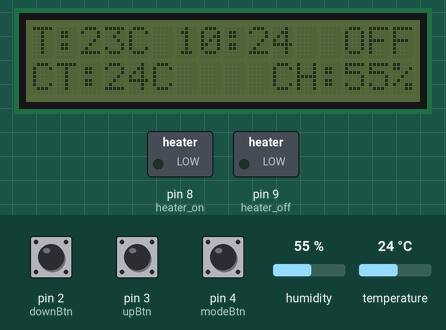
This sketch was run on a simulated Arduino Uno, built with avr-gcc and run on an emulated ATmega328P. Shown: 16×2 character LCD, switched loads named in the sketch (green lamp = pin HIGH). Dashed ring = blinking. Inputs (shaded band) come from the test bench; at power-on: pin 4 (modeBtn) LOW, pin 2 (downBtn) LOW, pin 3 (upBtn) LOW, humidity 55 %, temperature 24 °C. The local clock reads 2024-03-15 10:24:30 at power-on unless the sketch sets it.

Above: at 1.2 s.
1.3 s: pin 4 (modeBtn) pulled HIGH for 3.2 s
At 5.4 s:
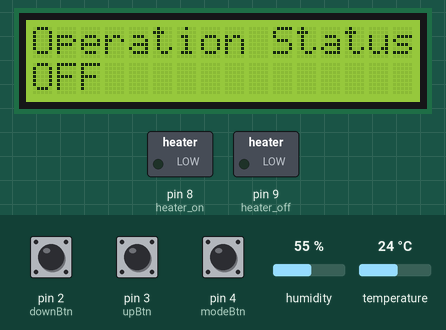
6.0 s: pin 2 (downBtn) pulled HIGH for 1 s
At 6.2 s:
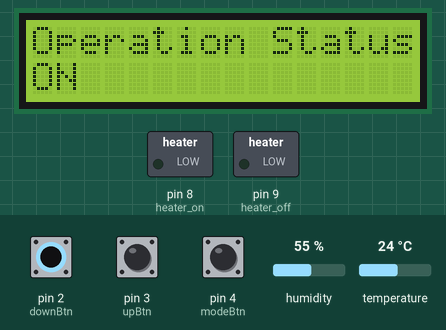
8.5 s: pin 2 (downBtn) pulled HIGH for 0.2 s
10.2 s: pin 2 (downBtn) pulled HIGH for 3.2 s
At 10.42 s:
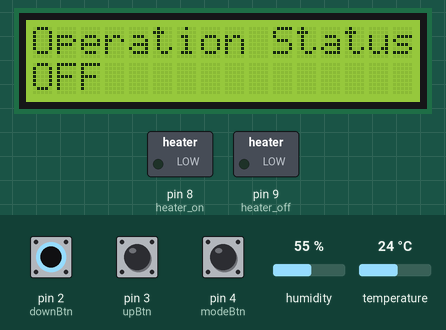
14.9 s: pin 3 (upBtn) pulled HIGH for 1 s
17.4 s: pin 3 (upBtn) driven HIGH and pin 4 (modeBtn) driven HIGH
At 18.13 s:
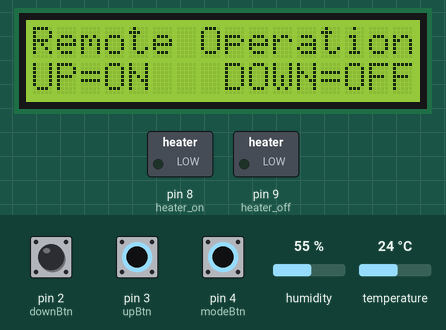
Timing chart, 0 to 21.4 s (numbered marks = the images above; inputs shaded):
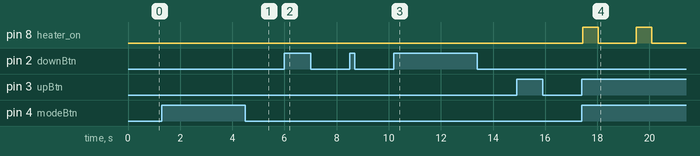

The sketch:

room-temp-boost.ino
```cpp
// (licence header left out)
// include the library code:
#include <ShiftLCD.h>
#include "DHT.h"
#include <Wire.h>
#include "RTClib.h"
#include <EEPROM.h> //memory library

#define DHTPIN 10     // what pin we're connected to
#define DHTTYPE DHT22
#define MENU_ROLLOVER    10

// initialize the library with the numbers of the interface pins
ShiftLCD lcd(7, 5, 6);
DHT dht(DHTPIN, DHTTYPE);

/* real time clock variables */
RTC_DS1307 RTC; //clock object
DateTime now;
DateTime b_now;
DateTime t_now;
DateTime saved_time; //saving time at start of each new temp cycle
DateTime time_diff; //get diff b/w saved and current time - for calculating minute markers
DateTime now1;
int the_num_diff; //gets diff as int for testing against operator
int previous_min;
int previous_day;

/* button pins */
int modeBtn = 4;
int upBtn = 3;
int downBtn = 2;

/* remote pins */
int heater_on = 8; //remote on button via opto
int heater_off = 9; //remote off button via opto
int remote_delay = 600;

/* temperature variables */
int delay_minutes = 10; //set number of minutes for cycle
int cycle_count = 0;
int minute_counter = 0; //for counting minutes passed
int minute_mode = 0; //ensures only one cycle at the minute mark is used - fast cycles means multiple readings qualify for mod 60 test
int std_temp = 23; //base temperature
int light_on_time = 10000;

/* room measurement variables */
int current_temp = 0; //get current temp
int current_humidity = 0;
int accum_temp = 0; //accumulate temp samples for each defined cycle
int average_temp; //aveerage temp for each cycle
int temp_threshold;
int compare_temp;

/* set boost variables */
int boost_hour = 3;
int boost_minute = 30;
int boost_temp = 25;
int boost_rst_hour = 7;
int boost_rst_minute = 15;
boolean boost_switch = false; //test for determining if in boost heating period - default is false or off

/* menu variables */
int menu_mode = 1;
int saved_menu_mode;
int button_return_val;

/* general variables */
int eeprom_pos = 0;
int on_off_status = 2; //var for status of the whole unit i.e. monitoring or not
char save_status_state; //save state for current unit status
int switch_status = 0;
int sleep_mode = 1;

/* backlight variables */
int backlightMode = 0;
DateTime lightTime;
int lightSeconds = 30;

/**************************************************************************************************************************************/

void setup() {
  // set up the LCD's number of rows and columns:
  lcd.begin(16, 2);
  // Print a message to the LCD.
  pinMode(modeBtn, INPUT);
  pinMode(upBtn, INPUT);
  pinMode(downBtn, INPUT);
  pinMode(heater_on, OUTPUT);
  pinMode(heater_off, OUTPUT);
  dht.begin();
  Wire.begin();
  RTC.begin();
  //RTC.adjust(DateTime(__DATE__, __TIME__));
  current_temp = take_temperature();
  current_humidity = get_humidity();
  check_if_boost_time();
  compare_temp = (boost_switch) ? boost_temp : std_temp;

  //if(boost_switch == true) { //if in boost time period
    //compare_temp = boost_temp;
  //} else { //std time period
    //compare_temp = std_temp;
  //} //end if
}


/**************************************************************************************************************************************/

void loop() {

  //////////////////////////////////////////////////////////////////////////

  /* get current time */
  now = RTC.now();

  //////////////////////////////////////////////////////////////////////////

  /* if user presses menu button increment menu mode counter to update display */
  if(digitalRead(modeBtn) == HIGH) { //if menu change button pressed
    menu_mode++; //increment menu tracker
    backlight_init();
    if(menu_mode == MENU_ROLLOVER) { //if top menu int exceeded then reset to 1
       menu_mode = 1;
    } //end if
  } //end if
  //check
  //////////////////////////////////////////////////////////////////////////

  /* read any user input and process */
  button_return_val = register_button_press(); //check for btn press
  //check
  //////////////////////////////////////////////////////////////////////////

  /* if the up or down button have been press then action input */
  if(button_return_val != 0)  user_input_actions(button_return_val); //process user input

  //////////////////////////////////////////////////////////////////////////

  /* if menu has changed or btn has been pressed, update display */
  if((menu_mode != saved_menu_mode) || (button_return_val != 0)) render_display();

  //////////////////////////////////////////////////////////////////////////

  //arbitrary reset number to stop eventual int overflow
  if(on_off_status == 10) on_off_status = 2;

  //////////////////////////////////////////////////////////////////////////

  //start cycle and work out time elapsed
  if(cycle_count == 0) saved_time = now; //time variable for start of each monitoring cycle

  cycle_count++;

  /* calculate time elapsed */
  time_diff = now.unixtime() - saved_time.unixtime(); //how much time has elapsed in cycle
  the_num_diff = time_diff.second(); //get number of seconds passed

  //////////////////////////////////////////////////////////////////////////

  //at the end of each minute irrespective of operation status
  if(the_num_diff%60 == 0) { //a minute has elapsed
    minute_mode++;
  } else {
    minute_mode = 0;
  } //end if

  //just want to capture one temp sample per minute -> stops multiple samples taken across multiple clock cycles
  if(minute_mode == 1) {
     minute_counter++; //keep track of elapsed minutes
     current_temp = take_temperature(); //get temp sample every minute
     current_humidity = get_humidity();
     if(menu_mode == 1) {
       update_temp(); //update main menu if active with current temperature and humidity
     } //end if
     accum_temp += current_temp; //accumulate readings for cycle
   } //end if

   //////////////////////////////////////////////////////////////////////////

  //at the end of each cycle
  if(minute_counter == delay_minutes) {
    cycle_count = 0;
    minute_counter = 0;
    if(on_off_status%2 != 0) {
      average_temp = accum_temp/delay_minutes; //get average temp for cycle

      check_if_boost_time(); //check if in boost temperature time periodr

      if(boost_switch == true) { //if in boost time period
        compare_temp = boost_temp;
      } else { //std time period
        compare_temp = std_temp;
      } //end if

      if(average_temp < compare_temp) {
        turn_heater_on();
      } else {
        turn_heater_off();
      } //end if

      accum_temp = 0;
      update_temp();
    } //end if
  } //end if

  saved_menu_mode = menu_mode;
  backlight_decision();

  delay(150);

   //////////////////////////////////////////////////////////////////////////

} //end loop


/**************************************************************************************************************************************/

/******************************************************/
/* menu functions                                     */
/******************************************************/

//render lcd display

void render_display() {

  lcd.clear();
  switch(menu_mode) {

    case 1: //main menu -> current time | current temp | current status
      rendaer_main_menu(); //external function as it is called by two separate functions
      break;

    case 2: //set temp
      lcd.setCursor(0, 0);
      lcd.print("Set Temperature");
      lcd.setCursor(0, 1);
      lcd.print(std_temp);
      lcd.print(" C");
      break;

    case 3: //manual status
      lcd.setCursor(0, 0);
      lcd.print("Operation Status");
      lcd.setCursor(0, 1);
      if(on_off_status%2 == 0) {
        lcd.print("OFF");
      } else {
        lcd.print("ON ");
      } //end if
      break;

    case 4: //remote function
      lcd.setCursor(0, 0);
      lcd.print("Remote Operation");
      lcd.setCursor(0, 1);
      lcd.print("UP=ON   DOWN=OFF");
      break;

    case 5: //set delay
      lcd.setCursor(0, 0);
      lcd.print("Set Period");
      lcd.setCursor(0, 1);
      lcd.print(delay_minutes);
      lcd.print(" min");
      break;

    case 6: //set backlight time
      lcd.setCursor(0, 0);
      lcd.print("Set Light Time");
      lcd.setCursor(0, 1);
      lcd.print(lightSeconds);
      lcd.print(" sec");
      break;

    case 7: //boost temperature
      lcd.setCursor(0, 0);
      lcd.print("Set Boost Temp");
      lcd.setCursor(0, 1);
      lcd.print(boost_temp);
      lcd.print(" C");
      break;

    case 8: //boost time
      lcd.setCursor(0, 0);
      lcd.print("Set Boost Time");
      lcd.setCursor(0, 1);
      lcd.print(boost_hour);
      lcd.print(":");
      if(boost_minute<10) {
        lcd.print("0");
        lcd.print(boost_minute);
      } else {
        lcd.print(boost_minute);
      } //end if

      break;

    case 9: //boost reset time
      lcd.setCursor(0, 0);
      lcd.print("Boost Rst Time");
      lcd.setCursor(0, 1);
      lcd.print(boost_rst_hour);
      lcd.print(":");
      if(boost_rst_minute<10) {
        lcd.print("0");
        lcd.print(boost_rst_minute);
      } else {
        lcd.print(boost_rst_minute);
      } //end if

      break;

    default: break;

  } //end switch

} //end function


void rendaer_main_menu() {
  //output time
      lcd.setCursor(0, 0);
      lcd.print("T:");
      if(boost_switch == true) { //if in boost time period
        compare_temp = boost_temp;
      } else { //std time period
        compare_temp = std_temp;
      } //end if
      lcd.print(compare_temp);
      lcd.print("C");
      //lcd.print(the_num_diff);

      t_now = RTC.now();
      lcd.print(" " );
      lcd.print(t_now.hour());
      lcd.print(":");
      if(t_now.minute()<10) {
        lcd.print("0");
        lcd.print(t_now.minute());
      } else {
        lcd.print(t_now.minute());
      }


      //output temp
      lcd.setCursor(0, 1);
      lcd.print("CT:");
      lcd.print(current_temp);
      //lcd.print(accum_temp);
      lcd.print("C");

      //output humidity
      lcd.setCursor(10, 1);
      lcd.print("CH:");
      lcd.print(current_humidity);
      lcd.print("%");

      //output status
      lcd.setCursor(13, 0);
      if(switch_status == 0) {
        lcd.print("OFF");
      } else {
        lcd.print("ON ");
      } //end if
} //end function

/******************************************************/
/* user panel functions                               */
/******************************************************/

//determine if and which button has been pressed by the user
int register_button_press() {
  if(digitalRead(upBtn) == HIGH) {
    return 1;
  } else if(digitalRead(downBtn) == HIGH) {
    return 2;
  } else {
    return 0;
  } //end if
} //end function


//action any user button press(es)
void user_input_actions(int button_num) {

  switch(menu_mode) {

    case 1: //main menu -> current time | current temp | current status
      //nothing to action on the main menu regarding up and down button
      break;

    case 2: //set temp
      if(button_num == 1) { //up btn
        std_temp += 1;
      } //end if

      if(button_num == 2) { //down btn
        std_temp -= 1;
        if(std_temp == -1) {
          std_temp = 0;
        } //end if
      } //end if
      break;

    case 3: //manual status
      if((button_num == 1) || (button_num == 2)) { //up or down btn
        on_off_status += 1;
      } //end if
      break;

    case 4: //remote function
      if(button_num == 1) { //up btn
        turn_heater_on();
      } //end if

      if(button_num == 2) { //down btn
        turn_heater_off();
      } //end if
      break;

    case 5: //set delay
      if(button_num == 1) { //up btn
        delay_minutes++;
      } //end if

      if(button_num == 2) { //down btn
        delay_minutes--;
        if(delay_minutes == 0) {
          delay_minutes = 1; //set 1 minute minimum
        } //end if
      } //end if
      break;

    case 6: //set backlight
      if(button_num == 1) {
        lightSeconds++;
      } //end if

      if(button_num == 2) {
        lightSeconds--;
        if(lightSeconds == -1) {
          lightSeconds = 0;
        } //end if
      } //end if
      break;

    case 7: //set boost temp
      if(button_num == 1) { //up btn
        boost_temp++;
      } //end if

      if(button_num == 2) { //down btn
        boost_temp--;
        if(boost_temp <= 0) { //reset if set below zero
          boost_temp = 1; //set 1 minute minimum
        } //end if
      } //end if
      break;

    case 8: //set boost time
      if(button_num == 1) { //up btn
        boost_minute+=5;
        if(boost_minute >= 60) {
          boost_hour++;
          boost_minute=0;
        } //end if
        if(boost_hour==24) {
          boost_hour=0;
        } //end if
      } //end if

      if(button_num == 2) { //down btn
        boost_minute-=5;
        if(boost_minute < 0) {
          boost_minute=55;
          boost_hour--;
        } //end if
        if(boost_hour<0) {
          boost_hour=23;
        } //end if
      } //end if
      break;

      case 9: //set boost reset time
      if(button_num == 1) { //up btn
        boost_rst_minute+=5;
        if(boost_rst_minute >= 60) {
          boost_rst_hour++;
          boost_rst_minute=0;
        } //end if
        if(boost_rst_hour==24) {
          boost_rst_hour=0;
        } //end if
      } //end if

      if(button_num == 2) { //down btn
        boost_rst_minute-=5;
        if(boost_rst_minute < 0) {
          boost_rst_minute=45;
          boost_rst_hour--;
        } //end if
        if(boost_rst_hour<0) {
          boost_rst_hour=23;
        } //end if
      } //end if
      break;

    default: break;

  } //end switch

} //end function

/****************************************************/
/* room climate functions */
/****************************************************/

//function to take temp reading and return celsius value
float take_temperature() {
  float t = dht.readTemperature();
  return t;
} //end function

float get_humidity() {
  float h = dht.readHumidity();
  return h;
} //end function


/****************************************************/
/* remote control functions */
/****************************************************/

//function to activate on button on the remote control
void turn_heater_on() {
  digitalWrite(heater_on, HIGH);
  delay(remote_delay);
  digitalWrite(heater_on, LOW);
  switch_status = 1;
} //end function

//function to activate the off button on the remote control
void turn_heater_off() {
  digitalWrite(heater_off, HIGH);
  delay(remote_delay);
  digitalWrite(heater_off, LOW);
  switch_status = 0;
} //end function


void update_temp() {
  rendaer_main_menu();
} //end function

/****************************************************/
/* boost functions */
/****************************************************/

void check_if_boost_time(void) {

  b_now = RTC.now(); //get current time

  if((b_now.hour()==boost_hour) && (b_now.minute()==boost_minute)) boost_switch = true;
  if((b_now.hour()==boost_rst_hour) && (b_now.minute()==boost_rst_minute)) boost_switch=false;

  rendaer_main_menu();

} //end function


/****************************************************/
/* backlight functions */
/****************************************************/


void backlight_init() {
  backlightMode++;
  lightTime = now.unixtime() + lightSeconds;
} //end function


void backlight_decision() {
  int diff;
  diff = lightTime.unixtime() - now.unixtime();
  if(backlightMode == 0) {
    lcd.backlightOff();
  } else {
    if(diff == 0) {
      lcd.backlightOff();
      backlightMode = 0;
    } else {
      lcd.backlightOn();
    } //end if
  } //end if
} //end function
```

Measured:
- after the input at 1.3 s, the display: first changes at once (image 1 shows a later state)
- after the input at 6.0 s, the display: changes after 0.12 s (image 2)
- after the input at 10.2 s, the display: changes after 0.14 s (image 3)
- after the input at 17.4 s, pin 8 (heater_on): alternates HIGH for 0.60 s and LOW for 1.5 s, starting at once; the display: changes after 0.65 s (image 4)
